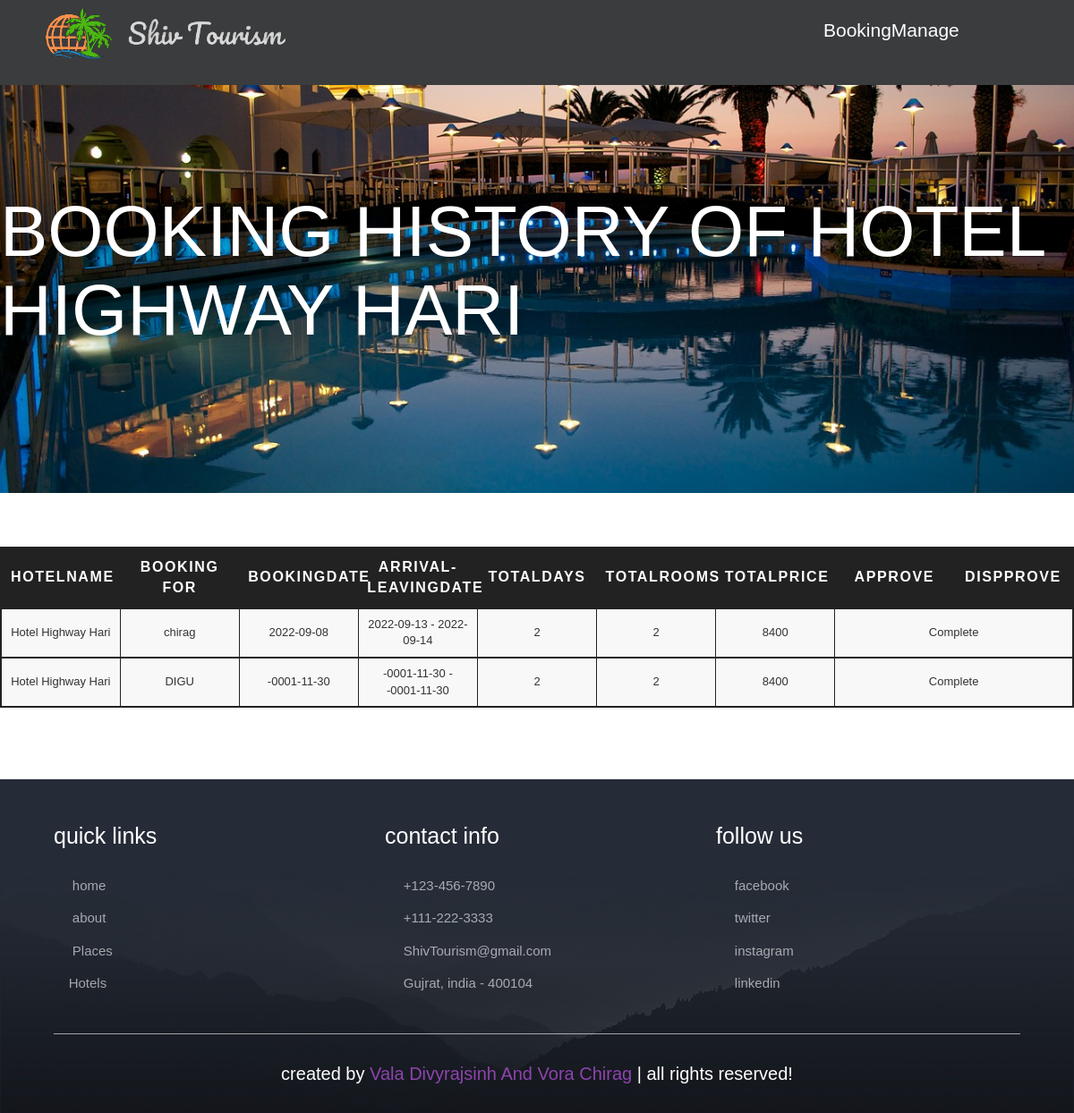
The page /hotel/hotelsmanagement/index.php (signed in) on the database as committed earlier.
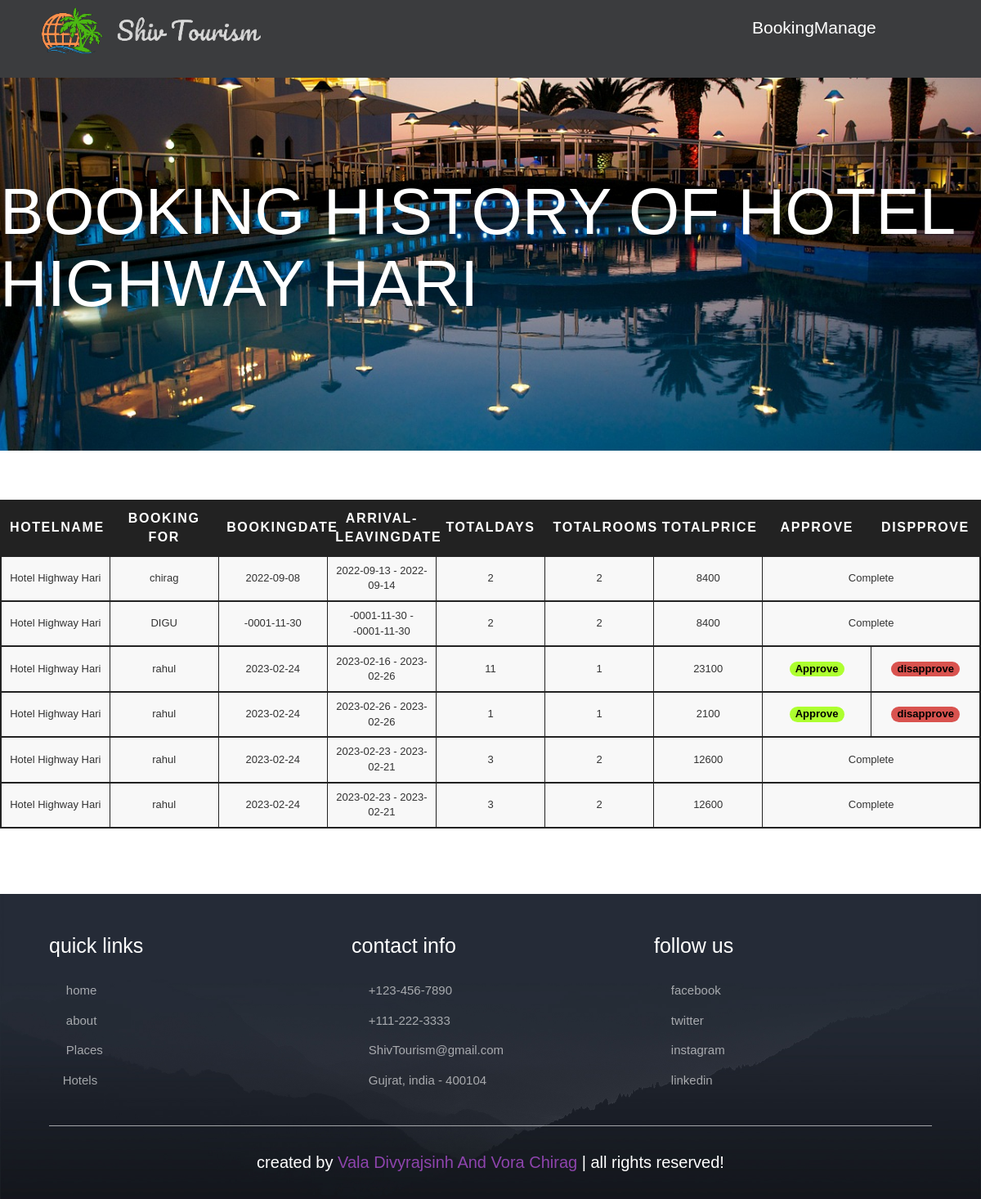
The same page on the database as committed later.
### tables this page shows
CREATE TABLE `users` (
  `Id` int(11) NOT NULL,
  `Name` varchar(100) NOT NULL,
  `MobileNumber` varchar(15) NOT NULL,
  `UserType` varchar(1) NOT NULL DEFAULT 'U',
  `Email` varchar(100) NOT NULL,
  `PasswordHash` varchar(100) NOT NULL,
  `FirebaseToken` varchar(500) DEFAULT NULL,
  `Status` tinyint(1) DEFAULT 1,
  `UserIsDelete` int(11) NOT NULL DEFAULT 0
);

CREATE TABLE `booking` (
  `Id` int(11) NOT NULL,
  `User_id` int(11) NOT NULL,
  `BookingFor` varchar(200) NOT NULL,
  `Hotel_id` int(11) NOT NULL,
  `BookingDate` date NOT NULL,
  `ArrivalDate` date NOT NULL,
  `LeavingDate` date NOT NULL,
  `Totaldays` int(11) NOT NULL,
  `TotalRooms` int(11) NOT NULL,
  `TotalPrice` int(11) NOT NULL,
  `Status` int(11) DEFAULT NULL,
  `BookingIsCancel` int(11) NOT NULL DEFAULT 0
);

CREATE TABLE `hotels` (
  `Id` int(11) NOT NULL,
  `HotelName` varchar(100) NOT NULL,
  `PerDayPrice` int(11) NOT NULL,
  `City_id` int(11) NOT NULL,
  `HotelDetail` varchar(10000) NOT NULL,
  `User_id` int(11) NOT NULL,
  `HotelIsDelete` int(11) NOT NULL DEFAULT 0
);

### hotel/hotelsmanagement/index.php (the view, shortened to what this page needs)
<?php
include('../home/header.php');
?>
<section class="home">
    <?php
    $pdo = new PDO("mysql:host=localhost;dbname=tourism", "root", "");
    if (isset($_SESSION['hotel'])) {
        $logedInUseremail = $_SESSION['hotel'];
        $statementid = $pdo->prepare("SELECT * from users where Email=?");
        $statementid->execute(array($logedInUseremail));
        $logedInUserid = $statementid->fetch();
        $userid = $logedInUserid['Id'];
        $username = $logedInUserid['Name'];
        $statementbookingdatahotel = $pdo->prepare("SELECT * from hotels where User_id=?");
        $statementbookingdatahotel->execute(array($userid));
        $logedInhotelid = $statementbookingdatahotel->fetch();
        $hotelid = $logedInhotelid['Id'];
        $statementbookingdata = $pdo->prepare("SELECT * from booking where Hotel_id=?");
        $statementbookingdata->execute(array($hotelid));
    ?>
        <div class="heading" style="background:url(../../images/6.jpg) no-repeat">
            <h1>BOOKING HISTORY OF <?= $username ?></h1>
        </div><br><br><br>
        <div class="flex">
            <table id="datatablesSimple">
                <thead>
                    <tr>
                        <th>HotelName</th>
                        <th>Booking For</th>
                        <th>bookingdate</th>
                        <th>arrival-leavingdate</th>
                        <th>Totaldays</th>
                        <th>totalrooms</th>
                        <th>totalprice</th>
                        <th>Approve</th>
                        <th>Dispprove</th>
                    </tr>
                </thead>
                <?php
                while ($logedInUserhistory = $statementbookingdata->fetch()) {
                    $bookid = $logedInUserhistory['Id'];
                    $bookingFor = $logedInUserhistory['BookingFor'];
                    $hotelid = $logedInUserhistory['Hotel_id'];
                    $statementbookinghotel = $pdo->prepare("SELECT * from hotels where Id=?");
                    $statementbookinghotel->execute(array($hotelid));
                    $bookhotel = $statementbookinghotel->fetch();
                    $hotelname = $bookhotel['HotelName'];
                    $bookingdate = date("Y-m-d", strtotime($logedInUserhistory['BookingDate']));
                    $arrivaldate = date("Y-m-d", strtotime($logedInUserhistory['ArrivalDate']));
                    $leavingdate = date("Y-m-d", strtotime($logedInUserhistory['LeavingDate']));
                    $totaldays = $logedInUserhistory['Totaldays'];
                    $totalrooms = $logedInUserhistory['TotalRooms'];
                    $totalprice = $logedInUserhistory['TotalPrice'];
                    $status = $logedInUserhistory['Status'];
                    $cancle = $logedInUserhistory['BookingIsCancel'];
                ?>
                    <tbody>
                        <tr>
                            <td data-label="Hotel-"><?= $hotelname ?></td>
                            <td data-label="BookingFor"><?= $bookingFor ?></td>
                            <td data-label="BookingDate-"><?= $bookingdate ?></td>
                            <td data-label="ArrivalDate-"><?= $arrivaldate ?> - <?= $leavingdate ?></td>
                            <td data-label="TotalDays-"><?= $totaldays ?></td>
                            <td data-label="totalRooms-"><?= $totalrooms ?></td>
                            <td data-label="totalPrice-"><?= $totalprice ?></td>
                            <?php
                            $currentdate = date("Y/m/d");
                            if($cancle == 0){
                            if (strtotime($currentdate) < strtotime($leavingdate)) {
                                if ($status == NULL) {
                            ?>
                                    <td data-label="sTATES-"><a href="./approve.php?id=<?= $bookid ?>"><button class="btn-success" style="font-weight: bolder; color: black; background-color: greenyellow; border-radius: 10px; border: 1px;">&nbsp; Approve &nbsp; </button></a></td>
                                    <td data-label="sTATES-"><a href="./canclebooking.php?id=<?= $bookid ?>"><button class="btn-danger" style="font-weight: bolder; color: black; border-radius: 10px; border: 1px;">&nbsp; disapprove &nbsp;</button></a></a></td>
                                <?php
                                } else if ($status == 1) {
                                ?>
                                    <td data-label="sTATES-" colspan="2">Approved</td>
                                <?php
                                } else {
                                ?>
                                    <td data-label="sTATES-" colspan="2">DisApproved</td>
                                <?php
                                }
                            } else { ?>
                                <td data-label="sTATES-" colspan="2">Complete</td>
                    <?php
                            }
                            }else{
                                ?>
                                <td data-label="sTATES-" colspan="2">Booking Canceled</td>
                                <?php
                            }
                    }
                    } else {
                        echo "<script> window.location.href = './index.php'; alert('To Book Hotel Login First');</script>";
                    }
                    ?>
                        </tr>
                    </tbody>
            </table>
        </div>
</section><br><br><br><br>
<?php
include('../home/footer.php');
?>

### hotel/home/header.php (shortened to what this page needs)
<!DOCTYPE html>
<html lang="en">
<head>
  <link rel="stylesheet" href="../../css/bootstrap.min.css">
  <link rel="stylesheet" href="../../css/bootstrap.css">
  <link rel="stylesheet" href="../../css/font-awesome.min.css">
  <link rel="stylesheet" href="../../css/swiper-bundle.min.css" />
  <link rel="stylesheet" href="../../css/all.min.css">
  <link rel="stylesheet" href="../../css/animate.css">
  <link rel="stylesheet" href="../../css/style.css">
  <link rel="stylesheet" href="../../css/login.css">
  <link rel="stylesheet" href="../../css/styles.css">
</head>
<body>
  <nav>
    <div class="logo">
      <img src="../../images/1.png" alt="" style="padding-top: -10px;">
    </div>
    <div class="nav-items">
        <li><a href="../hotelsmanagement/index.php">BookingManage</a></li>
      <?php
      if (isset($_SESSION['user'])) {
      ?>
        <li><a href="../profile/"><i class="fas fa-user fa-fw"></i></a></li>
      <?php
      } elseif (isset($_SESSION['hotel'])) {
      ?>
        <li><a href="../profile/"><i class="fas fa-user fa-fw"></i></a></li>
      <?php
      } else {
      ?>
        <li><a href="../loginlogout/login.php">LOG-IN</a></li>
      <?php
      }
      ?>
    </div>
  </nav>

### hotel/home/footer.php (shortened to what this page needs)
<section class="footer">
   <div class="box-container">
      <div class="box">
         <h3>quick links</h3>
         <a href="../home/index.php"> <i class="fas fa-angle-right"></i> home</a>
         <a href="../about/index.php"> <i class="fas fa-angle-right"></i> about</a>
         <a href="../places/index.php"> <i class="fas fa-angle-right"></i> Places</a>
         <a href="../hotels/index.php"> <i class="fas fa-angle-right"></i>Hotels</a>
      </div>
      <div class="box">
         <h3>contact info</h3>
         <a href="#"> <i class="fas fa-phone"></i> +123-456-7890 </a>
         <a href="#"> <i class="fas fa-phone"></i> +111-222-3333 </a>
         <a href="#"> <i class="fas fa-envelope"></i> ShivTourism@gmail.com </a>
         <a href="#"> <i class="fas fa-map"></i> Gujrat, india - 400104 </a>
      </div>
      <div class="box">
         <h3>follow us</h3>
         <a href="#"> <i class="fab fa-facebook-f"></i> facebook </a>
         <a href="#"> <i class="fab fa-twitter"></i> twitter </a>
         <a href="#"> <i class="fab fa-instagram"></i> instagram </a>
         <a href="#"> <i class="fab fa-linkedin"></i> linkedin </a>
      </div>
   </div>
   <div class="credit"> created by <span>Vala Divyrajsinh And Vora Chirag</span> | all rights reserved! </div>
</section>
</body>
</html>

### css/style.css (style rules this page uses)
:root { --main-color: #8e44ad; --black: #222; --white: #fff; --light-black: #777; --light-white: #fff9; --dark-bg: rgba(0, 0, 0, .7); --light-bg: #eee; --border: .1rem solid var(--black); --box-shadow: 0 .5rem 1rem rgba(0, 0, 0, .1); --text-shadow: 0 1.5rem 3rem rgba(0, 0, 0, .3); }
* { font-family: 'Poppins', sans-serif; margin: 0; padding: 0; box-sizing: border-box; outline: none; border: none; text-decoration: none; }
html { font-size: 62.5%; overflow-x: hidden; }
section { padding: 5rem 10%; }
.heading { background-size: cover !important; background-position: center !important; min-height: 1vh; padding-top: 10rem; padding-bottom: 15rem; display: flex; align-items: center; justify-content: center; }
.heading h1 { font-size: 8rem; text-transform: uppercase; color: var(--white); text-shadow: var(--text-shadow); }
nav { background: #3b3c3e; position: sticky; top: 0; left: 0; right: 0; z-index: 1000; display: flex; flex-wrap: wrap; align-items: center; justify-content: space-between; height: 95px; padding: 2rem 100px 6rem 6rem; }
nav .logo img { height: 80px; padding-bottom: 20px; }
nav .nav-items { display: flex; padding: 4px 0 21px 40px; }
nav .nav-items li { list-style: none; padding: 0 14px; padding-bottom: 10px; }
nav .nav-items li a { color: #fff; font-size: 21px; font-weight: 500; text-decoration: none; padding-left: 10px; padding-bottom: 5px; }
@media (max-width: 1245px) { nav { position: sticky; top: 0; left: 0; right: 0; z-index: 1000; padding: 0 50px; } }
.home { padding: 0; }
.footer { background: url(../images/footer-bg.jpg) no-repeat; background-size: cover; background-position: center; }
.footer .box-container { display: grid; grid-template-columns: repeat(auto-fit, minmax(25rem, 1fr)); gap: 3rem; }
.footer .box-container .box h3 { color: var(--white); font-size: 2.5rem; padding-bottom: 2rem; }
.footer .box-container .box a { color: var(--light-white); font-size: 1.5rem; padding-bottom: 1.5rem; display: block; }
.footer .box-container .box a i { color: var(--main-color); padding-right: .5rem; transition: .2s linear; }
.footer .credit { text-align: center; padding-top: 3rem; margin-top: 3rem; border-top: .1rem solid var(--light-white); font-size: 2rem; color: var(--white); }
.footer .credit span { color: var(--main-color); }
@media (max-width:1200px) { section { padding: 3rem 5%; } }
table { border: 1px solid #ccc; border-collapse: collapse; margin: 0; padding: 0; width: 100%; table-layout: fixed; }
table tr { background-color: #f8f8f8; border: 2px solid #222; padding: .35em; }
table tr th { background-color: #222; color: white; padding: .625em; font-size: medium; text-align: center; }
table td { padding: .625em; font-size: small; text-align: center; border: 1px solid #222; }
table th { font-size: .85em; letter-spacing: .1em; text-transform: uppercase; }
* { box-sizing: border-box; }

### css/login.css (style rules this page uses)
* { margin: 0; padding: 0; box-sizing: border-box; font-family: 'Poppins', sans-serif; }

Rows that differ between the two databases and show on the page:
added booking: Hotel.HotelName "Hotel Highway Hari", BookingFor "rahul", BookingDate "2023-02-24", ArrivalDate "2023-02-16", LeavingDate "2023-02-26", Totaldays "11", TotalRooms "1", TotalPrice "23100"
added booking: Hotel.HotelName "Hotel Highway Hari", BookingFor "rahul", BookingDate "2023-02-24", ArrivalDate "2023-02-26", LeavingDate "2023-02-26", Totaldays "1", TotalRooms "1", TotalPrice "2100"
added booking: Hotel.HotelName "Hotel Highway Hari", BookingFor "rahul", BookingDate "2023-02-24", ArrivalDate "2023-02-23", LeavingDate "2023-02-21", Totaldays "3", TotalRooms "2", TotalPrice "12600", BookingIsCancel "Complete"
added booking: Hotel.HotelName "Hotel Highway Hari", BookingFor "rahul", BookingDate "2023-02-24", ArrivalDate "2023-02-23", LeavingDate "2023-02-21", Totaldays "3", TotalRooms "2", TotalPrice "12600", BookingIsCancel "Complete"
